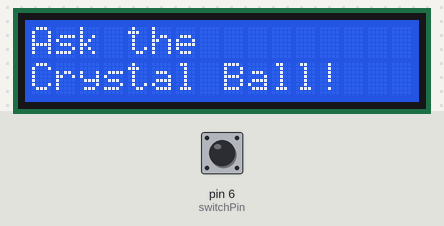
Simulated run of this sketch. Board: Arduino Uno, built with avr-gcc and run on an emulated ATmega328P. Shown: 16×2 character LCD. The inputs (shaded band) are chosen by the test bench; at power-on: pin 6 (switchPin) LOW. Random numbers use the default seed unless the sketch sets one; what the sketch prints to the serial monitor is not drawn.

Above: at 1.2 s.
1.3 s: pin 6 (switchPin) pulled HIGH for 0.15 s
At 2.4 s:
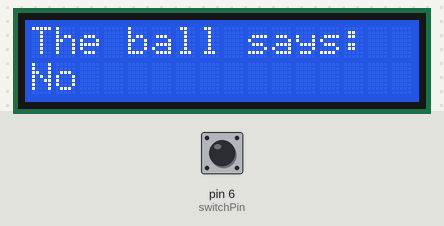
2.9 s: pin 6 (switchPin) pulled HIGH for 1 s
At 4.9 s:
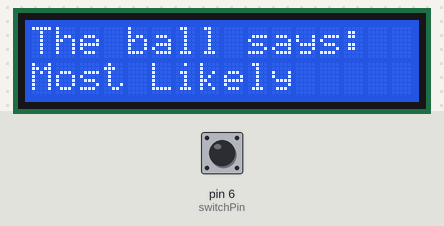
5.4 s: pin 6 (switchPin) pulsed HIGH 5 times (0.12 s each, 0.3 s apart)
At 7.5 s:
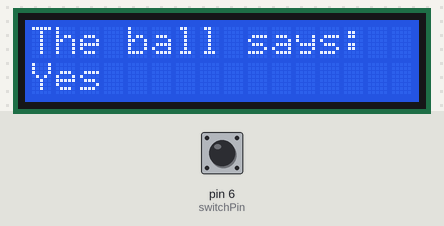
8.4 s: pin 6 (switchPin) pulled HIGH for 0.15 s
At 9.0 s:
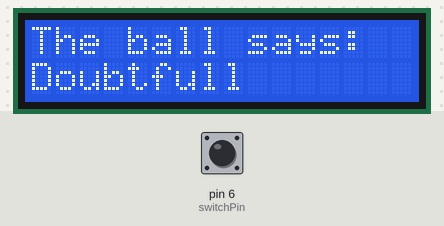
10.0 s: pin 6 (switchPin) pulled HIGH for 3.2 s
At 14.4 s:
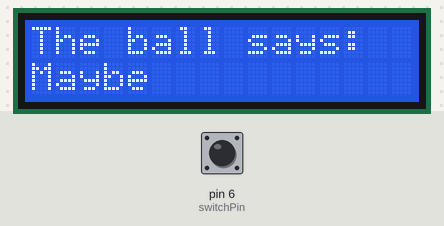
14.7 s: pin 6 (switchPin) pulled HIGH for 0.15 s
At 16.2 s:
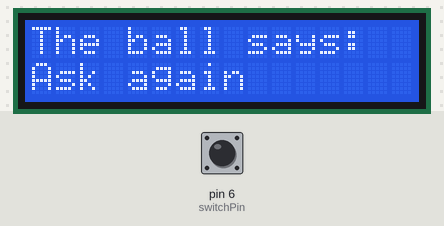
Timing chart, 0 to 17.3 s (numbered marks = the images above; inputs shaded):
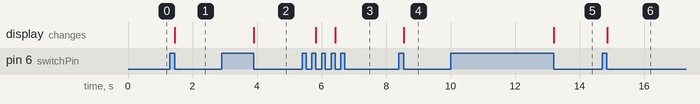

The sketch:

sketch_jul18a.ino
```cpp
#include <LiquidCrystal.h>
LiquidCrystal lcd(12,11,5,4,3,2);

const int switchPin = 6;
int switchState = 0;
int prevSwitchState = 0;
int reply;

void setup() {
  // put your setup code here, to run once:
  lcd.begin(16,2);
  pinMode(switchPin,INPUT);
  lcd.print("Ask the");
  lcd.setCursor(0,1);
  lcd.print("Crystal Ball!");
  Serial.begin(9600);
}

void loop() {
  // put your main code here, to run repeatedly:


  switchState = digitalRead(switchPin);

  if(switchState != prevSwitchState){


   if(switchState == LOW) {

         Serial.print(prevSwitchState);
    Serial.print("\n");

    reply = random(8);
    lcd.clear();
    lcd.setCursor(0,0);
    lcd.print("The ball says:");
    lcd.setCursor(0,1);
    switch(reply){
      case 0:
      lcd.print("Yes");
      break;
      case 1:
      lcd.print("Most Likely");
      break;
      case 2:
      lcd.print("Likely");
      break;
      case 3:
      lcd.print("Maybe");
      break;
      case 4:
      lcd.print("Unsure");
      break;
      case 5:
      lcd.print("Ask again");
      break;
      case 6:
      lcd.print("Doubtfull");
      break;
      case 7:
      lcd.print("No");
      break;
    }
  }
}
prevSwitchState = switchState;
}
```

Measured:
- after the input at 1.3 s, the display: changes after 0.15 s (image 1)
- after the input at 2.9 s, the display: changes after 1.0 s (image 2)
- after the input at 5.4 s, the display: first changes after 0.43 s (image 3 shows a later state)
- after the input at 8.4 s, the display: changes after 0.16 s (image 4)
- after the input at 10.0 s, the display: changes after 3.2 s (image 5)
- after the input at 14.7 s, the display: changes after 0.16 s (image 6)
